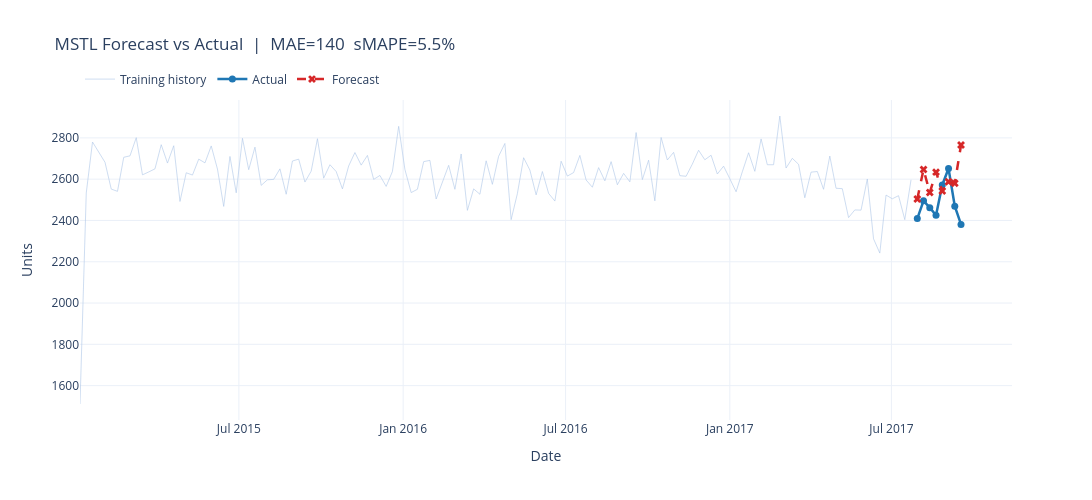

The cell this chart's notebook holds for it:
### Markdown cell above
## Evaluation

### Code cell
metrics = model.evaluate(test, forecast)

print('MSTL Model — Phase 1 Results')
print('=' * 35)
print(f"  MAE    : {metrics['mae']:.2f} units")
print(f"  RMSE   : {metrics['rmse']:.2f} units")
print(f"  sMAPE  : {metrics['smape']:.2f}%")
print()

fig_fc = plot_forecast_comparison(
    actual=test,
    forecast=forecast,
    title=f'MSTL Forecast vs Actual  |  MAE={metrics["mae"]:.0f}  sMAPE={metrics["smape"]:.1f}%',
    train=train,
)
fig_fc.show()

### Figure 1 — Plotly figure (JSON) as saved in the notebook; plotly's stock layout.template omitted (floating-point values rounded to 4 significant figures; data arrays with more than 128 entries replaced by an {"elided": "..."} marker saying what was removed)
{"data": [{"line": {"color": "#aec7e8", "width": 1}, "mode": "lines", "name": "Training history", "opacity": 0.6, "type": "scatter", "x": {"elided": "134 str values"}, "y": {"elided": "134 int values"}}, {"line": {"color": "#1f77b4", "width": 2.5}, "marker": {"size": 7}, "mode": "lines+markers", "name": "Actual", "type": "scatter", "x": ["2017-07-30T00:00:00.000000", "2017-08-06T00:00:00.000000", "2017-08-13T00:00:00.000000", "2017-08-20T00:00:00.000000", "2017-08-27T00:00:00.000000", "2017-09-03T00:00:00.000000", "2017-09-10T00:00:00.000000", "2017-09-17T00:00:00.000000"], "y": [2409, 2495, 2462, 2425, 2572, 2652, 2469, 2381]}, {"line": {"color": "#d62728", "dash": "dash", "width": 2.5}, "marker": {"size": 7, "symbol": "x"}, "mode": "lines+markers", "name": "Forecast", "type": "scatter", "x": ["2017-07-30T00:00:00.000000", "2017-08-06T00:00:00.000000", "2017-08-13T00:00:00.000000", "2017-08-20T00:00:00.000000", "2017-08-27T00:00:00.000000", "2017-09-03T00:00:00.000000", "2017-09-10T00:00:00.000000", "2017-09-17T00:00:00.000000"], "y": [2504.0, 2647.0, 2535.0, 2634.0, 2543.0, 2587.0, 2580.0, 2765.0]}], "layout": {"height": 500, "hovermode": "x unified", "legend": {"orientation": "h", "y": 1.02, "yanchor": "bottom"}, "title": {"text": "MSTL Forecast vs Actual  |  MAE=140  sMAPE=5.5%"}, "width": 1100, "xaxis": {"title": {"text": "Date"}}, "yaxis": {"title": {"text": "Units"}}}}
